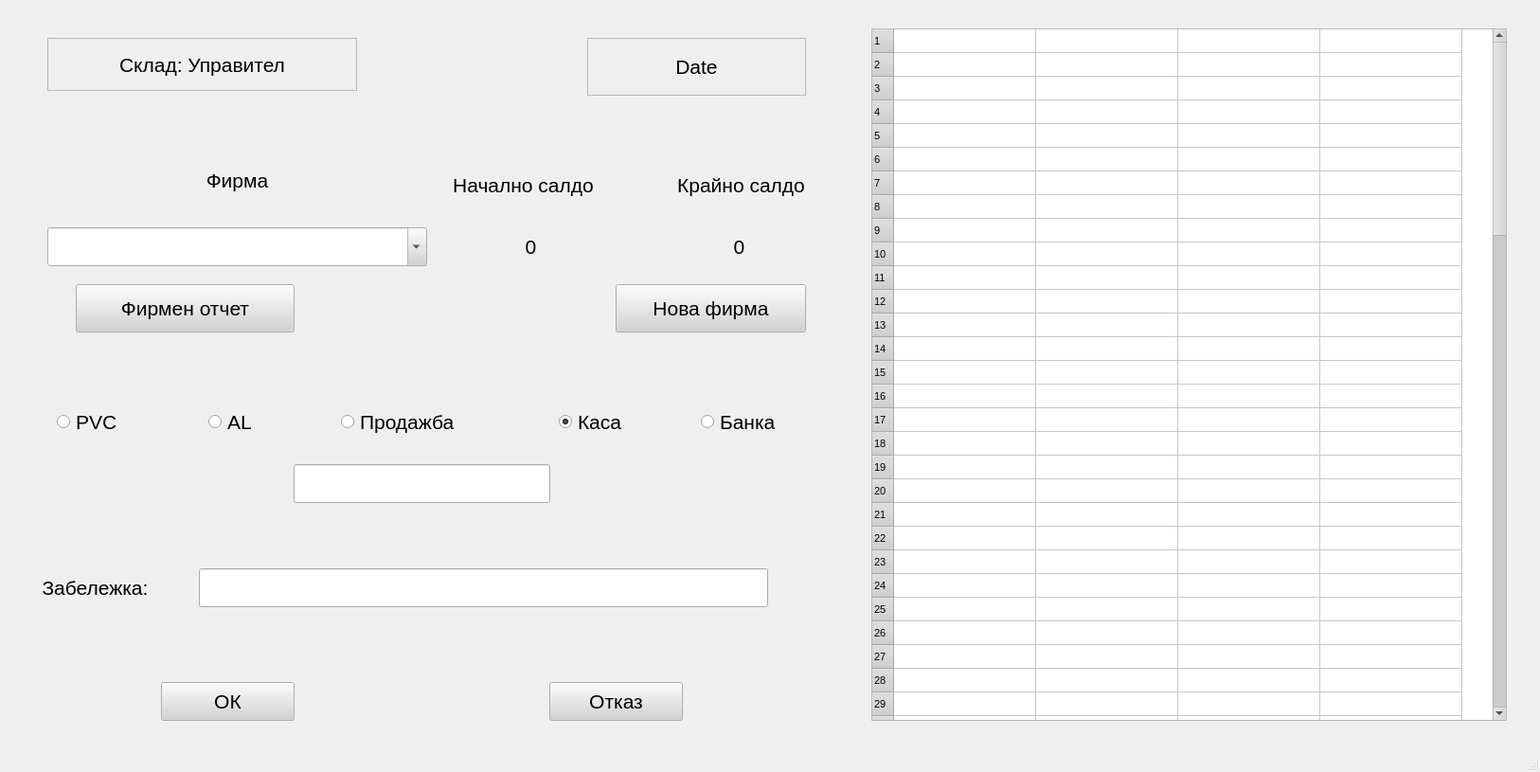
<?xml version="1.0" encoding="UTF-8"?>
<ui version="4.0">
 <class>mainWindow</class>
 <widget class="QMainWindow" name="mainWindow">
  <property name="geometry">
   <rect>
    <x>0</x>
    <y>0</y>
    <width>1626</width>
    <height>815</height>
   </rect>
  </property>
  <property name="palette">
   <palette>
    <active>
     <colorrole role="Button">
      <brush brushstyle="SolidPattern">
       <color alpha="255">
        <red>211</red>
        <green>211</green>
        <blue>211</blue>
       </color>
      </brush>
     </colorrole>
    </active>
    <inactive>
     <colorrole role="Button">
      <brush brushstyle="SolidPattern">
       <color alpha="255">
        <red>211</red>
        <green>211</green>
        <blue>211</blue>
       </color>
      </brush>
     </colorrole>
    </inactive>
    <disabled>
     <colorrole role="Button">
      <brush brushstyle="SolidPattern">
       <color alpha="255">
        <red>211</red>
        <green>211</green>
        <blue>211</blue>
       </color>
      </brush>
     </colorrole>
    </disabled>
   </palette>
  </property>
  <property name="font">
   <font>
    <pointsize>16</pointsize>
   </font>
  </property>
  <property name="windowTitle">
   <string>'Надежда-94' ООД</string>
  </property>
  <property name="autoFillBackground">
   <bool>false</bool>
  </property>
  <property name="inputMethodHints">
   <set>Qt::ImhDigitsOnly</set>
  </property>
  <widget class="QWidget" name="centralwidget">
   <widget class="QComboBox" name="comboBoxFirm">
    <property name="geometry">
     <rect>
      <x>50</x>
      <y>240</y>
      <width>401</width>
      <height>41</height>
     </rect>
    </property>
    <property name="editable">
     <bool>true</bool>
    </property>
    <property name="maxVisibleItems">
     <number>20</number>
    </property>
    <property name="frame">
     <bool>true</bool>
    </property>
   </widget>
   <widget class="QLabel" name="label_1">
    <property name="geometry">
     <rect>
      <x>460</x>
      <y>170</y>
      <width>185</width>
      <height>51</height>
     </rect>
    </property>
    <property name="palette">
     <palette>
      <active>
       <colorrole role="Base">
        <brush brushstyle="SolidPattern">
         <color alpha="255">
          <red>149</red>
          <green>149</green>
          <blue>149</blue>
         </color>
        </brush>
       </colorrole>
      </active>
      <inactive>
       <colorrole role="Base">
        <brush brushstyle="SolidPattern">
         <color alpha="255">
          <red>149</red>
          <green>149</green>
          <blue>149</blue>
         </color>
        </brush>
       </colorrole>
      </inactive>
      <disabled>
       <colorrole role="Base">
        <brush brushstyle="SolidPattern">
         <color alpha="255">
          <red>240</red>
          <green>240</green>
          <blue>240</blue>
         </color>
        </brush>
       </colorrole>
      </disabled>
     </palette>
    </property>
    <property name="font">
     <font>
      <pointsize>16</pointsize>
     </font>
    </property>
    <property name="styleSheet">
     <string notr="true">labelFirm.(&quot;backgroundcolor : red&quot;)</string>
    </property>
    <property name="frameShape">
     <enum>QFrame::NoFrame</enum>
    </property>
    <property name="text">
     <string>Начално салдо</string>
    </property>
    <property name="alignment">
     <set>Qt::AlignCenter</set>
    </property>
   </widget>
   <widget class="QLabel" name="labelOpenBalance">
    <property name="geometry">
     <rect>
      <x>470</x>
      <y>240</y>
      <width>181</width>
      <height>41</height>
     </rect>
    </property>
    <property name="palette">
     <palette>
      <active>
       <colorrole role="Base">
        <brush brushstyle="SolidPattern">
         <color alpha="255">
          <red>149</red>
          <green>149</green>
          <blue>149</blue>
         </color>
        </brush>
       </colorrole>
      </active>
      <inactive>
       <colorrole role="Base">
        <brush brushstyle="SolidPattern">
         <color alpha="255">
          <red>149</red>
          <green>149</green>
          <blue>149</blue>
         </color>
        </brush>
       </colorrole>
      </inactive>
      <disabled>
       <colorrole role="Base">
        <brush brushstyle="SolidPattern">
         <color alpha="255">
          <red>240</red>
          <green>240</green>
          <blue>240</blue>
         </color>
        </brush>
       </colorrole>
      </disabled>
     </palette>
    </property>
    <property name="font">
     <font>
      <pointsize>16</pointsize>
     </font>
    </property>
    <property name="styleSheet">
     <string notr="true">labelFirm.(&quot;backgroundcolor : red&quot;)</string>
    </property>
    <property name="frameShape">
     <enum>QFrame::NoFrame</enum>
    </property>
    <property name="text">
     <string>0</string>
    </property>
    <property name="alignment">
     <set>Qt::AlignCenter</set>
    </property>
   </widget>
   <widget class="QLabel" name="labelDate">
    <property name="geometry">
     <rect>
      <x>620</x>
      <y>40</y>
      <width>231</width>
      <height>61</height>
     </rect>
    </property>
    <property name="palette">
     <palette>
      <active>
       <colorrole role="Base">
        <brush brushstyle="SolidPattern">
         <color alpha="255">
          <red>149</red>
          <green>149</green>
          <blue>149</blue>
         </color>
        </brush>
       </colorrole>
      </active>
      <inactive>
       <colorrole role="Base">
        <brush brushstyle="SolidPattern">
         <color alpha="255">
          <red>149</red>
          <green>149</green>
          <blue>149</blue>
         </color>
        </brush>
       </colorrole>
      </inactive>
      <disabled>
       <colorrole role="Base">
        <brush brushstyle="SolidPattern">
         <color alpha="255">
          <red>240</red>
          <green>240</green>
          <blue>240</blue>
         </color>
        </brush>
       </colorrole>
      </disabled>
     </palette>
    </property>
    <property name="font">
     <font>
      <pointsize>16</pointsize>
     </font>
    </property>
    <property name="styleSheet">
     <string notr="true">my_form.labelDate.setStyleSheet('background-color : rgb(255, 250, 96)')</string>
    </property>
    <property name="frameShape">
     <enum>QFrame::StyledPanel</enum>
    </property>
    <property name="text">
     <string>Date</string>
    </property>
    <property name="alignment">
     <set>Qt::AlignCenter</set>
    </property>
   </widget>
   <widget class="QLabel" name="labelFirm">
    <property name="geometry">
     <rect>
      <x>170</x>
      <y>170</y>
      <width>161</width>
      <height>41</height>
     </rect>
    </property>
    <property name="palette">
     <palette>
      <active>
       <colorrole role="Base">
        <brush brushstyle="SolidPattern">
         <color alpha="255">
          <red>149</red>
          <green>149</green>
          <blue>149</blue>
         </color>
        </brush>
       </colorrole>
      </active>
      <inactive>
       <colorrole role="Base">
        <brush brushstyle="SolidPattern">
         <color alpha="255">
          <red>149</red>
          <green>149</green>
          <blue>149</blue>
         </color>
        </brush>
       </colorrole>
      </inactive>
      <disabled>
       <colorrole role="Base">
        <brush brushstyle="SolidPattern">
         <color alpha="255">
          <red>240</red>
          <green>240</green>
          <blue>240</blue>
         </color>
        </brush>
       </colorrole>
      </disabled>
     </palette>
    </property>
    <property name="font">
     <font>
      <pointsize>16</pointsize>
     </font>
    </property>
    <property name="styleSheet">
     <string notr="true">labelFirm.(&quot;backgroundcolor : red&quot;)</string>
    </property>
    <property name="frameShape">
     <enum>QFrame::NoFrame</enum>
    </property>
    <property name="text">
     <string>Фирма</string>
    </property>
    <property name="alignment">
     <set>Qt::AlignCenter</set>
    </property>
   </widget>
   <widget class="QRadioButton" name="radioPVC">
    <property name="geometry">
     <rect>
      <x>60</x>
      <y>430</y>
      <width>91</width>
      <height>31</height>
     </rect>
    </property>
    <property name="text">
     <string>PVC</string>
    </property>
   </widget>
   <widget class="QRadioButton" name="radioAL">
    <property name="geometry">
     <rect>
      <x>220</x>
      <y>430</y>
      <width>91</width>
      <height>31</height>
     </rect>
    </property>
    <property name="text">
     <string>AL</string>
    </property>
   </widget>
   <widget class="QRadioButton" name="radioSale">
    <property name="geometry">
     <rect>
      <x>360</x>
      <y>430</y>
      <width>171</width>
      <height>31</height>
     </rect>
    </property>
    <property name="text">
     <string>Продажба</string>
    </property>
   </widget>
   <widget class="QRadioButton" name="radioCash">
    <property name="geometry">
     <rect>
      <x>590</x>
      <y>430</y>
      <width>121</width>
      <height>31</height>
     </rect>
    </property>
    <property name="toolTipDuration">
     <number>-2</number>
    </property>
    <property name="text">
     <string>Каса</string>
    </property>
    <property name="checked">
     <bool>true</bool>
    </property>
   </widget>
   <widget class="QRadioButton" name="radioBank">
    <property name="geometry">
     <rect>
      <x>740</x>
      <y>430</y>
      <width>111</width>
      <height>31</height>
     </rect>
    </property>
    <property name="text">
     <string>Банка</string>
    </property>
   </widget>
   <widget class="QLineEdit" name="lineAmount">
    <property name="geometry">
     <rect>
      <x>310</x>
      <y>490</y>
      <width>271</width>
      <height>41</height>
     </rect>
    </property>
    <property name="font">
     <font>
      <pointsize>18</pointsize>
     </font>
    </property>
    <property name="inputMethodHints">
     <set>Qt::ImhDigitsOnly</set>
    </property>
    <property name="text">
     <string/>
    </property>
    <property name="alignment">
     <set>Qt::AlignCenter</set>
    </property>
   </widget>
   <widget class="QLabel" name="label_2">
    <property name="geometry">
     <rect>
      <x>690</x>
      <y>170</y>
      <width>185</width>
      <height>51</height>
     </rect>
    </property>
    <property name="palette">
     <palette>
      <active>
       <colorrole role="Base">
        <brush brushstyle="SolidPattern">
         <color alpha="255">
          <red>149</red>
          <green>149</green>
          <blue>149</blue>
         </color>
        </brush>
       </colorrole>
      </active>
      <inactive>
       <colorrole role="Base">
        <brush brushstyle="SolidPattern">
         <color alpha="255">
          <red>149</red>
          <green>149</green>
          <blue>149</blue>
         </color>
        </brush>
       </colorrole>
      </inactive>
      <disabled>
       <colorrole role="Base">
        <brush brushstyle="SolidPattern">
         <color alpha="255">
          <red>240</red>
          <green>240</green>
          <blue>240</blue>
         </color>
        </brush>
       </colorrole>
      </disabled>
     </palette>
    </property>
    <property name="font">
     <font>
      <pointsize>16</pointsize>
     </font>
    </property>
    <property name="styleSheet">
     <string notr="true">labelFirm.(&quot;backgroundcolor : red&quot;)</string>
    </property>
    <property name="frameShape">
     <enum>QFrame::NoFrame</enum>
    </property>
    <property name="text">
     <string>Крайно салдо</string>
    </property>
    <property name="alignment">
     <set>Qt::AlignCenter</set>
    </property>
   </widget>
   <widget class="QLabel" name="labelCloseBalance">
    <property name="geometry">
     <rect>
      <x>690</x>
      <y>240</y>
      <width>181</width>
      <height>41</height>
     </rect>
    </property>
    <property name="palette">
     <palette>
      <active>
       <colorrole role="Base">
        <brush brushstyle="SolidPattern">
         <color alpha="255">
          <red>149</red>
          <green>149</green>
          <blue>149</blue>
         </color>
        </brush>
       </colorrole>
      </active>
      <inactive>
       <colorrole role="Base">
        <brush brushstyle="SolidPattern">
         <color alpha="255">
          <red>149</red>
          <green>149</green>
          <blue>149</blue>
         </color>
        </brush>
       </colorrole>
      </inactive>
      <disabled>
       <colorrole role="Base">
        <brush brushstyle="SolidPattern">
         <color alpha="255">
          <red>240</red>
          <green>240</green>
          <blue>240</blue>
         </color>
        </brush>
       </colorrole>
      </disabled>
     </palette>
    </property>
    <property name="font">
     <font>
      <pointsize>16</pointsize>
     </font>
    </property>
    <property name="styleSheet">
     <string notr="true">labelFirm.(&quot;backgroundcolor : red&quot;)</string>
    </property>
    <property name="frameShape">
     <enum>QFrame::NoFrame</enum>
    </property>
    <property name="text">
     <string>0</string>
    </property>
    <property name="alignment">
     <set>Qt::AlignCenter</set>
    </property>
   </widget>
   <widget class="QLabel" name="labelNote">
    <property name="geometry">
     <rect>
      <x>20</x>
      <y>600</y>
      <width>161</width>
      <height>41</height>
     </rect>
    </property>
    <property name="palette">
     <palette>
      <active>
       <colorrole role="Base">
        <brush brushstyle="SolidPattern">
         <color alpha="255">
          <red>149</red>
          <green>149</green>
          <blue>149</blue>
         </color>
        </brush>
       </colorrole>
      </active>
      <inactive>
       <colorrole role="Base">
        <brush brushstyle="SolidPattern">
         <color alpha="255">
          <red>149</red>
          <green>149</green>
          <blue>149</blue>
         </color>
        </brush>
       </colorrole>
      </inactive>
      <disabled>
       <colorrole role="Base">
        <brush brushstyle="SolidPattern">
         <color alpha="255">
          <red>240</red>
          <green>240</green>
          <blue>240</blue>
         </color>
        </brush>
       </colorrole>
      </disabled>
     </palette>
    </property>
    <property name="font">
     <font>
      <pointsize>16</pointsize>
     </font>
    </property>
    <property name="styleSheet">
     <string notr="true">labelFirm.(&quot;backgroundcolor : red&quot;)</string>
    </property>
    <property name="frameShape">
     <enum>QFrame::NoFrame</enum>
    </property>
    <property name="text">
     <string>Забележка:</string>
    </property>
    <property name="alignment">
     <set>Qt::AlignCenter</set>
    </property>
   </widget>
   <widget class="QLineEdit" name="lineNote">
    <property name="geometry">
     <rect>
      <x>210</x>
      <y>600</y>
      <width>601</width>
      <height>41</height>
     </rect>
    </property>
    <property name="font">
     <font>
      <pointsize>18</pointsize>
     </font>
    </property>
   </widget>
   <widget class="QPushButton" name="pushButtonReport">
    <property name="geometry">
     <rect>
      <x>80</x>
      <y>300</y>
      <width>231</width>
      <height>51</height>
     </rect>
    </property>
    <property name="text">
     <string>Фирмен отчет</string>
    </property>
   </widget>
   <widget class="QPushButton" name="pushButtonNewFirm">
    <property name="geometry">
     <rect>
      <x>650</x>
      <y>300</y>
      <width>201</width>
      <height>51</height>
     </rect>
    </property>
    <property name="text">
     <string>Нова фирма</string>
    </property>
   </widget>
   <widget class="QPushButton" name="pushButtonCancel">
    <property name="geometry">
     <rect>
      <x>580</x>
      <y>720</y>
      <width>141</width>
      <height>41</height>
     </rect>
    </property>
    <property name="text">
     <string>Отказ</string>
    </property>
   </widget>
   <widget class="QPushButton" name="pushButtonOK">
    <property name="geometry">
     <rect>
      <x>170</x>
      <y>720</y>
      <width>141</width>
      <height>41</height>
     </rect>
    </property>
    <property name="text">
     <string>ОК</string>
    </property>
   </widget>
   <widget class="QLabel" name="labelWarehouse">
    <property name="geometry">
     <rect>
      <x>50</x>
      <y>40</y>
      <width>327</width>
      <height>56</height>
     </rect>
    </property>
    <property name="toolTipDuration">
     <number>-5</number>
    </property>
    <property name="frameShape">
     <enum>QFrame::StyledPanel</enum>
    </property>
    <property name="lineWidth">
     <number>0</number>
    </property>
    <property name="text">
     <string>Склад: Управител</string>
    </property>
    <property name="alignment">
     <set>Qt::AlignCenter</set>
    </property>
   </widget>
   <widget class="QTableWidget" name="tableWidget">
    <property name="geometry">
     <rect>
      <x>920</x>
      <y>30</y>
      <width>671</width>
      <height>731</height>
     </rect>
    </property>
    <property name="font">
     <font>
      <family>Arial</family>
      <pointsize>8</pointsize>
     </font>
    </property>
    <property name="autoScrollMargin">
     <number>16</number>
    </property>
    <property name="rowCount">
     <number>100</number>
    </property>
    <property name="columnCount">
     <number>4</number>
    </property>
    <attribute name="horizontalHeaderVisible">
     <bool>false</bool>
    </attribute>
    <attribute name="horizontalHeaderCascadingSectionResizes">
     <bool>false</bool>
    </attribute>
    <attribute name="horizontalHeaderDefaultSectionSize">
     <number>150</number>
    </attribute>
    <attribute name="verticalHeaderMinimumSectionSize">
     <number>25</number>
    </attribute>
    <attribute name="verticalHeaderDefaultSectionSize">
     <number>25</number>
    </attribute>
    <row/>
    <row/>
    <row/>
    <row/>
    <row/>
    <row/>
    <row/>
    <row/>
    <row/>
    <row/>
    <row/>
    <row/>
    <row/>
    <row/>
    <row/>
    <row/>
    <row/>
    <row/>
    <row/>
    <row/>
    <row/>
    <row/>
    <row/>
    <row/>
    <row/>
    <row/>
    <row/>
    <row/>
    <row/>
    <row/>
    <row/>
    <row/>
    <row/>
    <row/>
    <row/>
    <row/>
    <row/>
    <row/>
    <row/>
    <row/>
    <row/>
    <row/>
    <row/>
    <row/>
    <row/>
    <row/>
    <row/>
    <row/>
    <row/>
    <row/>
    <row/>
    <row/>
    <row/>
    <row/>
    <row/>
    <row/>
    <row/>
    <row/>
    <row/>
    <row/>
    <row/>
    <row/>
    <row/>
    <row/>
    <row/>
    <row/>
    <row/>
    <row/>
    <row/>
    <row/>
    <row/>
    <row/>
    <row/>
    <row/>
    <row/>
    <row/>
    <row/>
    <row/>
    <row/>
    <row/>
    <row/>
    <row/>
    <row/>
    <row/>
    <row/>
    <row/>
    <row/>
    <row/>
    <row/>
    <row/>
    <row/>
    <row/>
    <row/>
    <row/>
    <row/>
    <row/>
    <row/>
    <row/>
    <row/>
    <row/>
    <column/>
    <column/>
    <column/>
    <column/>
   </widget>
  </widget>
  <widget class="QStatusBar" name="statusbar"/>
 </widget>
 <resources/>
 <connections/>
</ui>
